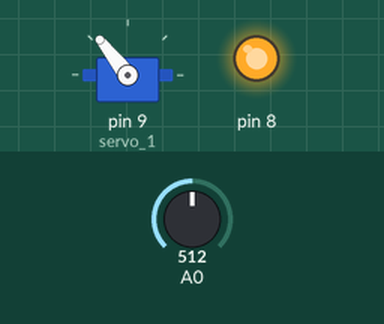
A sketch run on a simulated Arduino Uno, built with avr-gcc and run on an emulated ATmega328P. Parts: servo, output pins drawn as LEDs (lit = HIGH). The test bench sets the inputs (shaded band); at power-on: A0 = 512.

Above: at 1.2 s.
1.3 s: A0 set to 490
At 2.3 s:
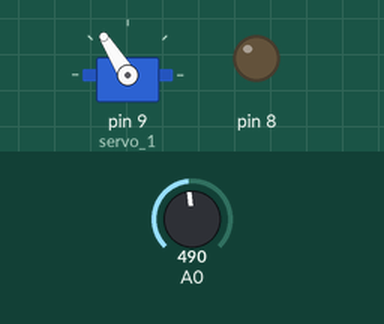
2.8 s: A0 set to 306
At 4.0 s:
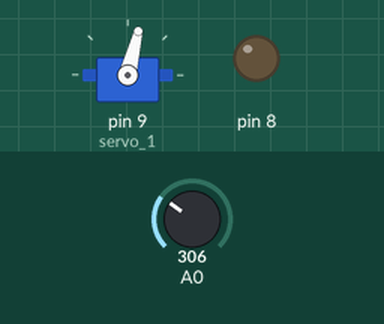
4.3 s: A0 set to 122
At 5.3 s:
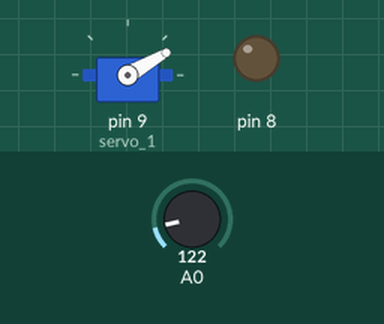
5.8 s: A0 set to 0
At 6.6 s:
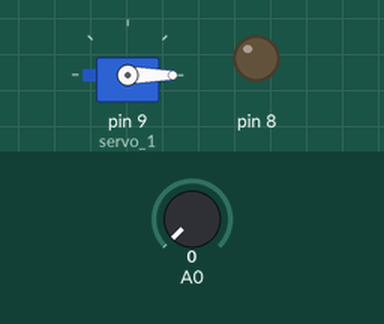
7.3 s: A0 set to 716
At 8.0 s:
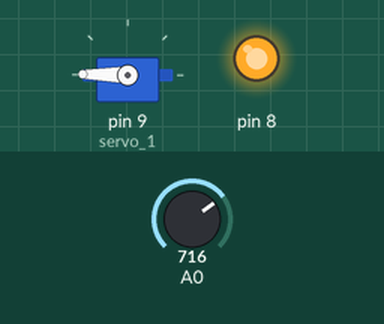
Timing chart, 0 to 9.8 s (numbered marks = the images above; inputs shaded):
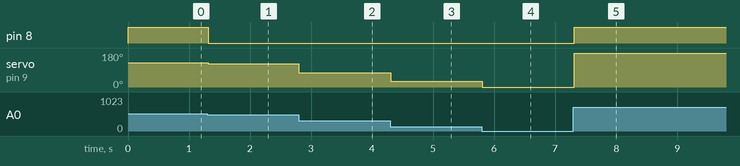

Measured:
- after the input at 1.3 s, pin 8: HIGH → LOW at once; servo on pin 9 (servo_1): 128° → 122° at once
- after the input at 2.8 s, servo on pin 9 (servo_1): 122° → 76° at once
- after the input at 4.3 s, servo on pin 9 (servo_1): 76° → 30° at once
- after the input at 5.8 s, servo on pin 9 (servo_1): 30° → 0° at once
- after the input at 7.3 s, pin 8: LOW → HIGH at once; servo on pin 9 (servo_1): 0° → 179° at once

The sketch:

servo_experiment.ino
```cpp
#include <Servo.h>

Servo servo_1;
volatile float distance;
const float scale = 0.25;

void setup() {
  // put your setup code here, to run once:
  servo_1.attach(9);
  distance = 0;
  pinMode(8, OUTPUT);
}

void loop() {
  // put your main code here, to run repeatedly:
  distance = analogRead(0);
  servo_1.write(scale * distance);
  Serial.println(distance);
  if (distance >= 500) {
    digitalWrite(8, HIGH);
  } else {
    digitalWrite(8, LOW);
  }
  delay(15);
}
```
